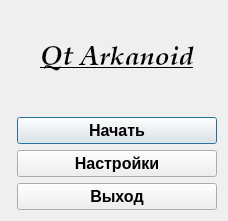
<?xml version="1.0" encoding="UTF-8"?>
<ui version="4.0">
 <class>Menu</class>
 <widget class="QDialog" name="Menu">
  <property name="geometry">
   <rect>
    <x>0</x>
    <y>0</y>
    <width>228</width>
    <height>206</height>
   </rect>
  </property>
  <property name="windowTitle">
   <string>Dialog</string>
  </property>
  <layout class="QFormLayout" name="formLayout">
   <item row="0" column="1">
    <layout class="QGridLayout" name="gridLayout">
     <item row="0" column="0">
      <layout class="QVBoxLayout" name="verticalLayout" stretch="0,0,0,0">
       <item>
        <widget class="QLabel" name="nameApplication">
         <property name="enabled">
          <bool>true</bool>
         </property>
         <property name="minimumSize">
          <size>
           <width>200</width>
           <height>100</height>
          </size>
         </property>
         <property name="maximumSize">
          <size>
           <width>200</width>
           <height>100</height>
          </size>
         </property>
         <property name="font">
          <font>
           <family>Palatino Linotype</family>
           <pointsize>20</pointsize>
           <weight>75</weight>
           <italic>true</italic>
           <bold>true</bold>
           <underline>true</underline>
           <strikeout>false</strikeout>
          </font>
         </property>
         <property name="acceptDrops">
          <bool>false</bool>
         </property>
         <property name="frameShadow">
          <enum>QFrame::Plain</enum>
         </property>
         <property name="lineWidth">
          <number>11</number>
         </property>
         <property name="midLineWidth">
          <number>100</number>
         </property>
         <property name="text">
          <string>Qt Arkanoid</string>
         </property>
         <property name="textFormat">
          <enum>Qt::RichText</enum>
         </property>
         <property name="alignment">
          <set>Qt::AlignCenter</set>
         </property>
        </widget>
       </item>
       <item>
        <widget class="QPushButton" name="btnStart">
         <property name="font">
          <font>
           <pointsize>12</pointsize>
           <weight>75</weight>
           <bold>true</bold>
          </font>
         </property>
         <property name="text">
          <string>Начать</string>
         </property>
        </widget>
       </item>
       <item>
        <widget class="QPushButton" name="btnSettings">
         <property name="font">
          <font>
           <pointsize>12</pointsize>
           <weight>75</weight>
           <bold>true</bold>
          </font>
         </property>
         <property name="text">
          <string>Настройки</string>
         </property>
        </widget>
       </item>
       <item>
        <widget class="QPushButton" name="btnExit">
         <property name="font">
          <font>
           <pointsize>12</pointsize>
           <weight>75</weight>
           <bold>true</bold>
          </font>
         </property>
         <property name="text">
          <string>Выход</string>
         </property>
        </widget>
       </item>
      </layout>
     </item>
    </layout>
   </item>
  </layout>
 </widget>
 <resources/>
 <connections/>
</ui>
